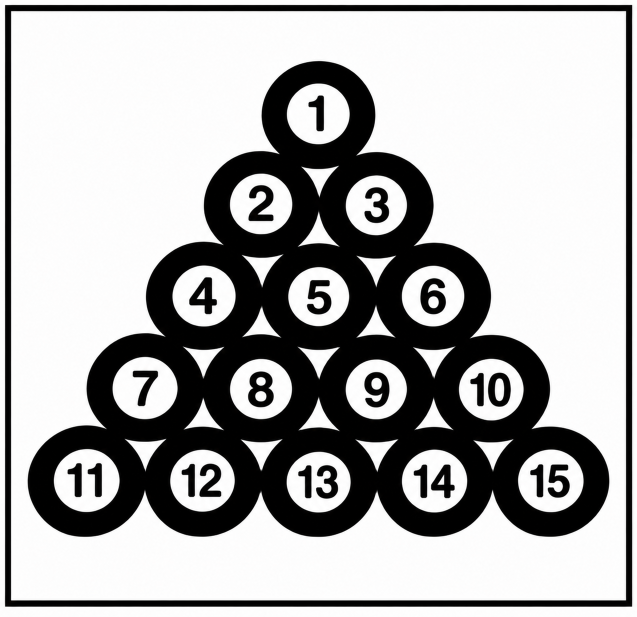
#> input picture Lab9/Balls.png, 1274 x 1234 px (shown at 1/2 size)
$ jupyter execute lab9_ImageP.ipynb
#> lines starting #> are read from the running program, lines starting #| are printed output that depends on the picture; after the words box and inside, x2 and y2 are one past the last pixel; in counts of white or black regions, pixels touching at a corner belong together
**Name:** Ibrahim Khaled Al-Khamis

**Id:** 2240004075

**Section:** 7MA01

**Course:**   ARTI 403 – Image Processing

---
# Lab 9:   Morphological Operations

### Task 1: Apply morphological operations

[cell 1]
import cv2
import numpy as np
import matplotlib.pyplot as plt

img = cv2.imread('Balls.png', 0)
#> img: shape (1234, 1274); min 0, max 255, mean 172.4
img = cv2.resize(img,(300,300))
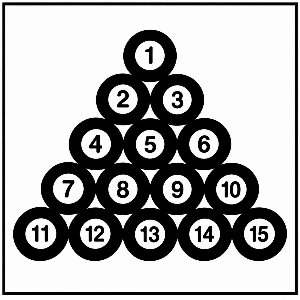
#> img: shape (300, 300); min 0, max 255, mean 172.3
# Binarize image (Inverse so objects are white)
_, binary = cv2.threshold(img, 0, 255, cv2.THRESH_BINARY_INV + cv2.THRESH_OTSU)
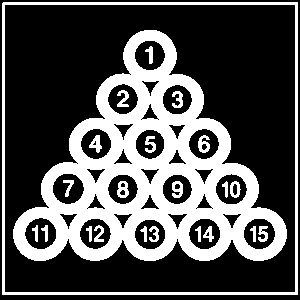
#> binary: shape (300, 300); 32% white; 23 white regions, largest, box (x1, y1, x2, y2) and area: (13, 30, 287, 261) 23384, (2, 2, 298, 295) 3497, (198, 135, 210, 153) 132

kernel = np.ones((5, 5), np.uint8)

eroded_img = cv2.erode(binary, kernel, iterations=1)
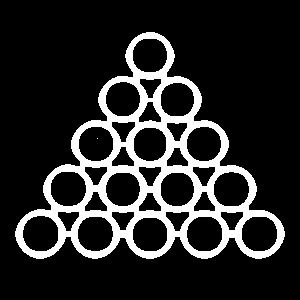
#> eroded_img: shape (300, 300); 16.1% white; 2 white regions (1 under 20 px), largest, box (x1, y1, x2, y2) and area: (15, 32, 285, 259) 14495
dilated_img = cv2.dilate(binary, kernel, iterations=1)
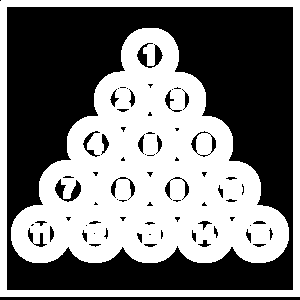
#> dilated_img: shape (300, 300); 48.4% white; 2 white regions, box (x1, y1, x2, y2) and area: (11, 28, 289, 263) 35414, (0, 0, 300, 297) 8161
opened_img = cv2.morphologyEx(binary, cv2.MORPH_OPEN, kernel)
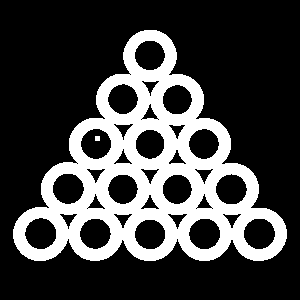
#> opened_img: shape (300, 300); 26% white; 2 white regions, box (x1, y1, x2, y2) and area: (13, 30, 287, 261) 23375, (95, 136, 100, 141) 25
closed_img = cv2.morphologyEx(binary, cv2.MORPH_CLOSE, kernel)
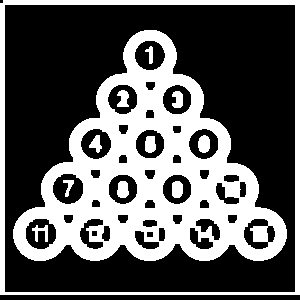
#> closed_img: shape (300, 300); 35.8% white; 12 white regions, largest, box (x1, y1, x2, y2) and area: (13, 30, 287, 261) 25543, (0, 0, 300, 295) 5261, (198, 135, 210, 153) 178

plt.figure(figsize=(15, 10))
plt.subplot(2, 3, 1), plt.imshow(img, cmap='gray'), plt.title('Original'), plt.axis('off')
plt.subplot(2, 3, 2), plt.imshow(binary, cmap='gray'), plt.title('Binarized'), plt.axis('off')
plt.subplot(2, 3, 3), plt.imshow(eroded_img, cmap='gray'), plt.title('Erosion'), plt.axis('off')
plt.subplot(2, 3, 4), plt.imshow(dilated_img, cmap='gray'), plt.title('Dilation'), plt.axis('off')
plt.subplot(2, 3, 5), plt.imshow(opened_img, cmap='gray'), plt.title('Opening'), plt.axis('off')
plt.subplot(2, 3, 6), plt.imshow(closed_img, cmap='gray'), plt.title('Closing'), plt.axis('off')

plt.tight_layout()
plt.show()

### Task 2: Experiment with structuring elements

[cell 2]
shapes = {
    'Square': cv2.MORPH_RECT,
    'Cross': cv2.MORPH_CROSS,
    'Ellipse': cv2.MORPH_ELLIPSE
}
sizes = [3, 5, 7]

fig_erode, axes_erode = plt.subplots(len(sizes), len(shapes), figsize=(12, 12))
fig_erode.suptitle('Erosion', fontsize=16)

fig_dilate, axes_dilate = plt.subplots(len(sizes), len(shapes), figsize=(12, 12))
fig_dilate.suptitle('Dilation', fontsize=16)

for i, size in enumerate(sizes):
    for j, (shape_name, shape_type) in enumerate(shapes.items()):

        kernel = cv2.getStructuringElement(shape_type, (size, size))

        eroded = cv2.erode(binary, kernel, iterations=1)
        dilated = cv2.dilate(binary, kernel, iterations=1)

        axes_erode[i, j].imshow(eroded, cmap='gray')
        axes_erode[i, j].set_title(f'{shape_name} {size}x{size}')
        axes_erode[i, j].axis('off')

        axes_dilate[i, j].imshow(dilated, cmap='gray')
        axes_dilate[i, j].set_title(f'{shape_name} {size}x{size}')
        axes_dilate[i, j].axis('off')

plt.tight_layout()
plt.show()
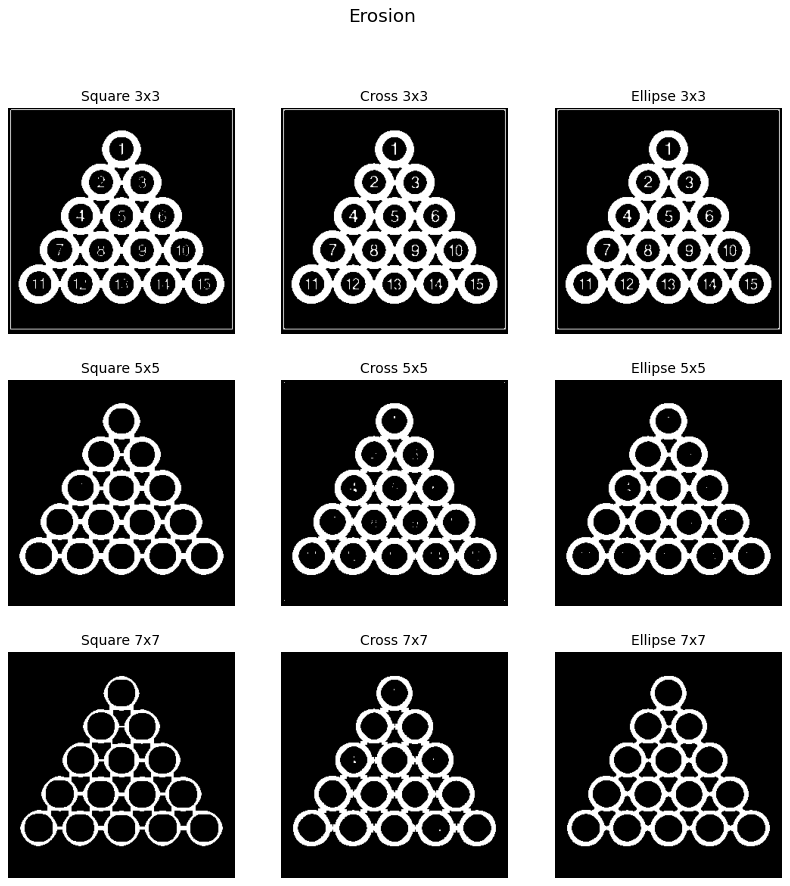
#> figure drawn by matplotlib, 9 panels
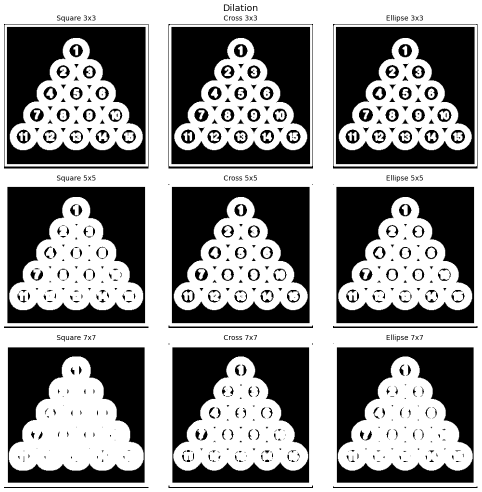
#> figure drawn by matplotlib, 9 panels
